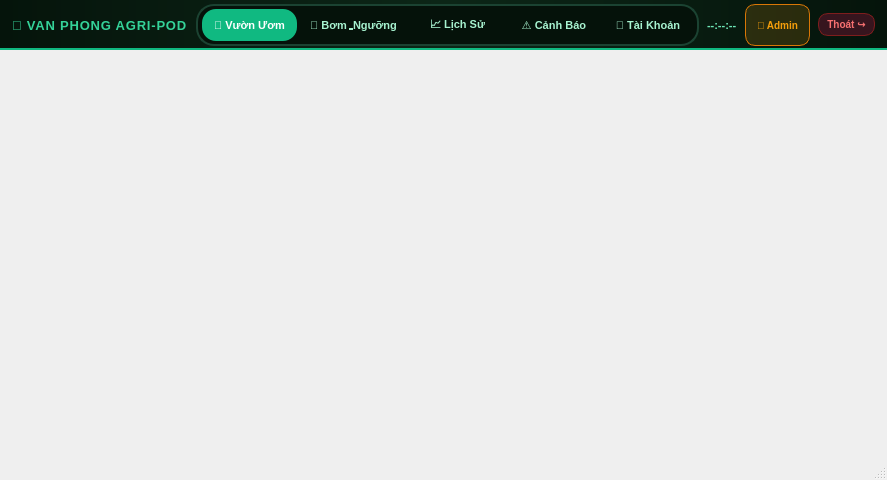
<?xml version="1.0" encoding="UTF-8"?>
<ui version="4.0">
 <class>MainWindow</class>
 <widget class="QMainWindow" name="MainWindow">
  <property name="geometry">
   <rect>
    <x>0</x>
    <y>0</y>
    <width>800</width>
    <height>480</height>
   </rect>
  </property>
  <property name="windowTitle">
   <string>Van Phong Agro-Pod Smart Controller</string>
  </property>
  <widget class="QWidget" name="centralWidget">
   <layout class="QVBoxLayout" name="rootLayout">
    <property name="spacing">
     <number>0</number>
    </property>
    <property name="leftMargin">
     <number>0</number>
    </property>
    <property name="topMargin">
     <number>0</number>
    </property>
    <property name="rightMargin">
     <number>0</number>
    </property>
    <property name="bottomMargin">
     <number>0</number>
    </property>

    <!-- TOP FLOATING ISLAND HEADER -->
    <item>
     <widget class="QFrame" name="topIslandHeader">
      <property name="minimumSize">
       <size>
        <width>0</width>
        <height>50</height>
       </size>
      </property>
      <property name="maximumSize">
       <size>
        <width>16777215</width>
        <height>50</height>
       </size>
      </property>
      <property name="styleSheet">
       <string notr="true">QFrame#topIslandHeader { background: qlineargradient(x1:0, y1:0, x2:1, y2:0, stop:0 #05140b, stop:0.5 #0c2617, stop:1 #05140b); border-bottom: 2px solid #10b981; }</string>
      </property>
      <layout class="QHBoxLayout" name="headerHLayout">
       <property name="leftMargin">
        <number>12</number>
       </property>
       <property name="topMargin">
        <number>4</number>
       </property>
       <property name="rightMargin">
        <number>12</number>
       </property>
       <property name="bottomMargin">
        <number>4</number>
       </property>
       <property name="spacing">
        <number>8</number>
       </property>

       <!-- Brand Emblem & Title -->
       <item>
        <widget class="QLabel" name="appBrandLabel">
         <property name="text">
          <string>🌿 VAN PHONG AGRI-POD</string>
         </property>
         <property name="styleSheet">
          <string notr="true">color: #34d399; font-size: 13px; font-weight: 900; letter-spacing: 0.8px;</string>
         </property>
        </widget>
       </item>

       <item>
        <spacer name="headerLeftSpacer">
         <property name="orientation">
          <enum>Qt::Horizontal</enum>
         </property>
         <property name="sizeHint" stdset="0">
          <size>
           <width>10</width>
           <height>20</height>
          </size>
         </property>
        </spacer>
       </item>

       <!-- TOP CENTER INTEGRATED CAPSULE SEGMENTED NAVIGATOR -->
       <item>
        <widget class="QFrame" name="segmentedNavCapsule">
         <property name="styleSheet">
          <string notr="true">QFrame#segmentedNavCapsule { background-color: #05120a; border: 1.5px solid #1b4332; border-radius: 18px; }</string>
         </property>
         <layout class="QHBoxLayout" name="navSegLayout">
          <property name="leftMargin">
           <number>4</number>
          </property>
          <property name="topMargin">
           <number>2</number>
          </property>
          <property name="rightMargin">
           <number>4</number>
          </property>
          <property name="bottomMargin">
           <number>2</number>
          </property>
          <property name="spacing">
           <number>4</number>
          </property>

          <item>
           <widget class="QPushButton" name="btnNavDashboard">
            <property name="minimumSize">
             <size>
              <width>95</width>
              <height>32</height>
             </size>
            </property>
            <property name="cursor">
             <cursorShape>PointingHandCursor</cursorShape>
            </property>
            <property name="text">
             <string>🌿 Vườn Ươm</string>
            </property>
            <property name="checkable">
             <bool>true</bool>
            </property>
            <property name="checked">
             <bool>true</bool>
            </property>
            <property name="autoExclusive">
             <bool>true</bool>
            </property>
            <property name="styleSheet">
             <string notr="true">QPushButton { background: transparent; color: #a7f3d0; border: none; border-radius: 14px; font-size: 11px; font-weight: 700; padding: 4px 8px; } QPushButton:hover { background: #0c281a; color: white; } QPushButton:checked { background: #10b981; color: white; }</string>
            </property>
           </widget>
          </item>

          <item>
           <widget class="QPushButton" name="btnNavDevices">
            <property name="minimumSize">
             <size>
              <width>105</width>
              <height>32</height>
             </size>
            </property>
            <property name="cursor">
             <cursorShape>PointingHandCursor</cursorShape>
            </property>
            <property name="text">
             <string>🚰 Bơm &amp; Ngưỡng</string>
            </property>
            <property name="checkable">
             <bool>true</bool>
            </property>
            <property name="autoExclusive">
             <bool>true</bool>
            </property>
            <property name="styleSheet">
             <string notr="true">QPushButton { background: transparent; color: #a7f3d0; border: none; border-radius: 14px; font-size: 11px; font-weight: 700; padding: 4px 8px; } QPushButton:hover { background: #0c281a; color: white; } QPushButton:checked { background: #10b981; color: white; }</string>
            </property>
           </widget>
          </item>

          <item>
           <widget class="QPushButton" name="btnNavHistory">
            <property name="minimumSize">
             <size>
              <width>95</width>
              <height>32</height>
             </size>
            </property>
            <property name="cursor">
             <cursorShape>PointingHandCursor</cursorShape>
            </property>
            <property name="text">
             <string>📈 Lịch Sử</string>
            </property>
            <property name="checkable">
             <bool>true</bool>
            </property>
            <property name="autoExclusive">
             <bool>true</bool>
            </property>
            <property name="styleSheet">
             <string notr="true">QPushButton { background: transparent; color: #a7f3d0; border: none; border-radius: 14px; font-size: 11px; font-weight: 700; padding: 4px 8px; } QPushButton:hover { background: #0c281a; color: white; } QPushButton:checked { background: #10b981; color: white; }</string>
            </property>
           </widget>
          </item>

          <item>
           <widget class="QPushButton" name="btnNavAlerts">
            <property name="minimumSize">
             <size>
              <width>90</width>
              <height>32</height>
             </size>
            </property>
            <property name="cursor">
             <cursorShape>PointingHandCursor</cursorShape>
            </property>
            <property name="text">
             <string>⚠️ Cảnh Báo</string>
            </property>
            <property name="checkable">
             <bool>true</bool>
            </property>
            <property name="autoExclusive">
             <bool>true</bool>
            </property>
            <property name="styleSheet">
             <string notr="true">QPushButton { background: transparent; color: #a7f3d0; border: none; border-radius: 14px; font-size: 11px; font-weight: 700; padding: 4px 8px; } QPushButton:hover { background: #0c281a; color: white; } QPushButton:checked { background: #10b981; color: white; }</string>
            </property>
           </widget>
          </item>

          <item>
           <widget class="QPushButton" name="btnNavUsers">
            <property name="minimumSize">
             <size>
              <width>90</width>
              <height>32</height>
             </size>
            </property>
            <property name="cursor">
             <cursorShape>PointingHandCursor</cursorShape>
            </property>
            <property name="text">
             <string>👥 Tài Khoản</string>
            </property>
            <property name="checkable">
             <bool>true</bool>
            </property>
            <property name="autoExclusive">
             <bool>true</bool>
            </property>
            <property name="styleSheet">
             <string notr="true">QPushButton { background: transparent; color: #a7f3d0; border: none; border-radius: 14px; font-size: 11px; font-weight: 700; padding: 4px 8px; } QPushButton:hover { background: #0c281a; color: white; } QPushButton:checked { background: #10b981; color: white; }</string>
            </property>
           </widget>
          </item>

         </layout>
        </widget>
       </item>

       <item>
        <spacer name="headerRightSpacer">
         <property name="orientation">
          <enum>Qt::Horizontal</enum>
         </property>
         <property name="sizeHint" stdset="0">
          <size>
           <width>10</width>
           <height>20</height>
          </size>
         </property>
        </spacer>
       </item>

       <!-- Live Clock & User Profile -->
       <item>
        <widget class="QLabel" name="clockLabel">
         <property name="text">
          <string>--:--:--</string>
         </property>
         <property name="styleSheet">
          <string notr="true">color: #6ee7b7; font-size: 11px; font-weight: 700;</string>
         </property>
        </widget>
       </item>

       <item>
        <widget class="QLabel" name="currentUserBadge">
         <property name="text">
          <string>👑 Admin</string>
         </property>
         <property name="styleSheet">
          <string notr="true">color: #f59e0b; background: rgba(245, 158, 11, 0.15); border: 1px solid #d97706; border-radius: 10px; font-size: 10px; font-weight: 800; padding: 3px 8px;</string>
         </property>
        </widget>
       </item>

       <item>
        <widget class="QPushButton" name="logoutButton">
         <property name="cursor">
          <cursorShape>PointingHandCursor</cursorShape>
         </property>
         <property name="text">
          <string>Thoát ↪</string>
         </property>
         <property name="styleSheet">
          <string notr="true">QPushButton { background-color: #37151e; color: #f87171; border: 1px solid #7f1d1d; border-radius: 10px; font-size: 10px; font-weight: 800; padding: 4px 8px; } QPushButton:hover { background-color: #dc2626; color: #ffffff; }</string>
         </property>
        </widget>
       </item>

      </layout>
     </widget>
    </item>

    <!-- CENTRAL PAGE STACK -->
    <item>
     <widget class="QStackedWidget" name="pages"/>
    </item>

   </layout>
  </widget>
  <widget class="QStatusBar" name="statusBar"/>
 </widget>
 <resources/>
 <connections/>
</ui>
